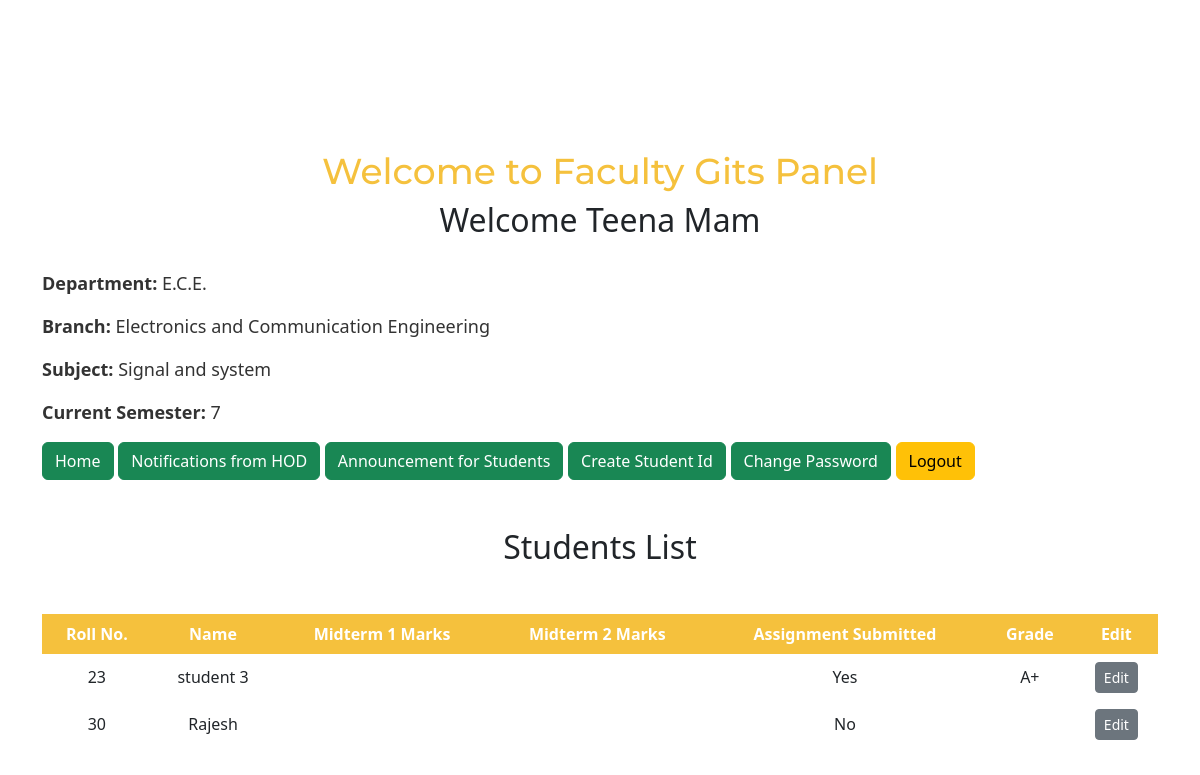
The page /clg-project/faculty (signed in) on the database its author committed.
### tables this page shows
CREATE TABLE `users` (
  `id` bigint(20) NOT NULL,
  `user_id` bigint(20) NOT NULL,
  `user_name` varchar(50) NOT NULL,
  `password` varchar(50) NOT NULL,
  `type` int(11) DEFAULT 3,
  `date` timestamp NOT NULL DEFAULT current_timestamp() ON UPDATE current_timestamp()
);

CREATE TABLE `faculty_info` (
  `id` int(11) NOT NULL,
  `faculty_id` int(11) NOT NULL,
  `hod_id` int(10) DEFAULT NULL,
  `name` varchar(100) DEFAULT NULL,
  `department` varchar(200) DEFAULT NULL,
  `branch` varchar(200) DEFAULT NULL,
  `subject` varchar(200) DEFAULT NULL,
  `semester` varchar(10) DEFAULT NULL,
  `created_at` datetime NOT NULL DEFAULT current_timestamp()
);

CREATE TABLE `student_info` (
  `id` int(11) NOT NULL,
  `student_id` int(11) DEFAULT NULL,
  `faculty_id` int(11) DEFAULT NULL,
  `name` varchar(150) DEFAULT NULL,
  `roll_no` varchar(150) DEFAULT NULL,
  `department` varchar(150) DEFAULT NULL,
  `branch` varchar(150) DEFAULT NULL,
  `semester` varchar(150) DEFAULT NULL,
  `created_at` datetime NOT NULL DEFAULT current_timestamp()
);

CREATE TABLE `student_data` (
  `id` int(11) NOT NULL,
  `faculty_id` int(11) DEFAULT NULL,
  `student_id` int(11) DEFAULT NULL,
  `mid_term1` varchar(150) DEFAULT NULL,
  `mid_term2` varchar(150) DEFAULT NULL,
  `assignment` int(11) DEFAULT NULL,
  `grade` varchar(150) DEFAULT NULL,
  `created_at` datetime NOT NULL DEFAULT current_timestamp()
);

### clg-project/functions.php (called while the page is built, shortened)
<?php
function check_faculty_login($con)
{
	if(isset($_SESSION['faculty_user_id']))
	{
		$id = $_SESSION['faculty_user_id'];
		$query = "select * from users as a left join faculty_info as b on a.id = b.faculty_id where a.id = '$id' limit 1";
		$result = mysqli_query($con,$query);
		if($result && mysqli_num_rows($result) > 0)
		{
			$user_data = mysqli_fetch_assoc($result);
			return $user_data;
		}
	}
	die;
}

### clg-project/faculty/index.php (the view, shortened to what this page needs)
<?php
	include("../connection.php");
	include("../functions.php");
	$user_data = check_faculty_login($con);
?>
<!DOCTYPE html>
<html lang="en">
<head>
  <link rel="stylesheet" href="faculty-homepage.css">
  <link href="https://cdn.jsdelivr.net/npm/bootstrap@5.3.0/dist/css/bootstrap.min.css" rel="stylesheet">
</head>
<body>
  <div class="container">
    <h1 class="welcome-heading">Welcome to Faculty Gits Panel</h1>
    <h2>Welcome <?php echo $user_data['name'] ?></h2>
    <div class="faculty-info">
      <p><strong>Department:</strong> <?php echo $user_data['department'] ?></p>
      <p><strong>Branch:</strong> <?php echo $user_data['branch'] ?></p>
      <p><strong>Subject:</strong> <?php echo $user_data['subject'] ?></p>
      <p><strong>Current Semester:</strong> <?php echo $user_data['semester'] ?></p>
      <div class="buttons">
      <a class="btn btn-success" href="index.php">Home</a>
      <a class="btn btn-success" href="hod-announcement.php">Notifications from HOD</a>
      <a class="btn btn-success" href="faculty-announcement.php">Announcement for Students</a>
      <a class="btn btn-success" href="add-student.php">Create Student Id </a>
      <a href="change-password.php" class="btn btn-success">Change Password</a>
      <a class="btn btn-warning" href="logout.php">Logout</a>
    </div>
    </div>
    <div class="student-list">
    <div class="students-list">
      <h2 class="my-5">Students List</h2>
      <?php
      $facultyId = $user_data['faculty_id'];
      $semester = $user_data['semester'];
      $query = "SELECT *, b.student_id FROM users as a LEFT JOIN student_info as b ON a.id = b.student_id LEFT JOIN student_data as c ON c.student_id=a.id AND c.faculty_id='$facultyId' WHERE a.type = 3 AND b.semester = '$semester'";
      $result = mysqli_query($con, $query);
      ?>
      <table>
        <thead>
          <tr>
            <th>Roll No.</th>
            <th>Name</th>
            <th>Midterm 1 Marks</th>
            <th>Midterm 2 Marks</th>
            <th>Assignment Submitted</th>
            <th>Grade</th>
            <th>Edit</th>
          </tr>
        </thead>
        <tbody>
          <?php
          while($data = mysqli_fetch_array($result))
          {
          ?>
          <tr>
            <td class="text-center"><?php echo $data['student_id'] ?></td>
            <td class="text-center"><?php echo $data['name'] ?></td>
            <td class="text-center"><?php echo $data['mid_term1'] ?></td>
            <td class="text-center"><?php echo $data['mid_term2'] ?></td>
            <td class="text-center"><?php echo $data['assignment']==1? 'Yes' : 'No' ; ?></td>
            <td class="text-center"><?php echo $data['grade'] ?></td>
            <td class="text-center">
              <a class="btn btn-secondary btn-sm" href="edit-student.php?id=<?php echo $data['student_id']; ?>">Edit</button>
            </td>
          </tr>
          <?php } ?>
        </tbody>
      </table>
    </div>
  </div>
</body>
</html>

### clg-project/faculty/faculty-homepage.css (style rules this page uses)
body { margin: 0; padding: 0; font-family: 'Poppins', sans-serif; background-color: #f5f5f5; }
.container { width: 100%; max-width: 1200px; margin: 0 auto; padding: 100px; text-align: center; }
.welcome-heading { font-size: 36px; margin-top: 50px; font-family: 'Montserrat', sans-serif; color: #f5c13d; }
.faculty-info { font-size: 18px; margin-top: 30px; text-align: left; color: #333; }
table { width: 100%; border-collapse: collapse; margin-top: 20px; }
th, td { padding: 8px; text-align: left; border-bottom: 1px solid #ddd; }
th { background-color: #f5c13d; color: white; }
td { background-color: #fff; }

### rows shown on the page
users: faculty_info.name "Teena Mam", faculty_info.department "E.C.E.", faculty_info.branch "Electronics and Communication Engineering", faculty_info.subject "Signal and system", faculty_info.semester "7"
users: student_info.student_id "23", student_info.name "student 3", shows "Yes", student_data.grade "A+"
users: student_info.student_id "30", student_info.name "Rajesh", shows "No"
